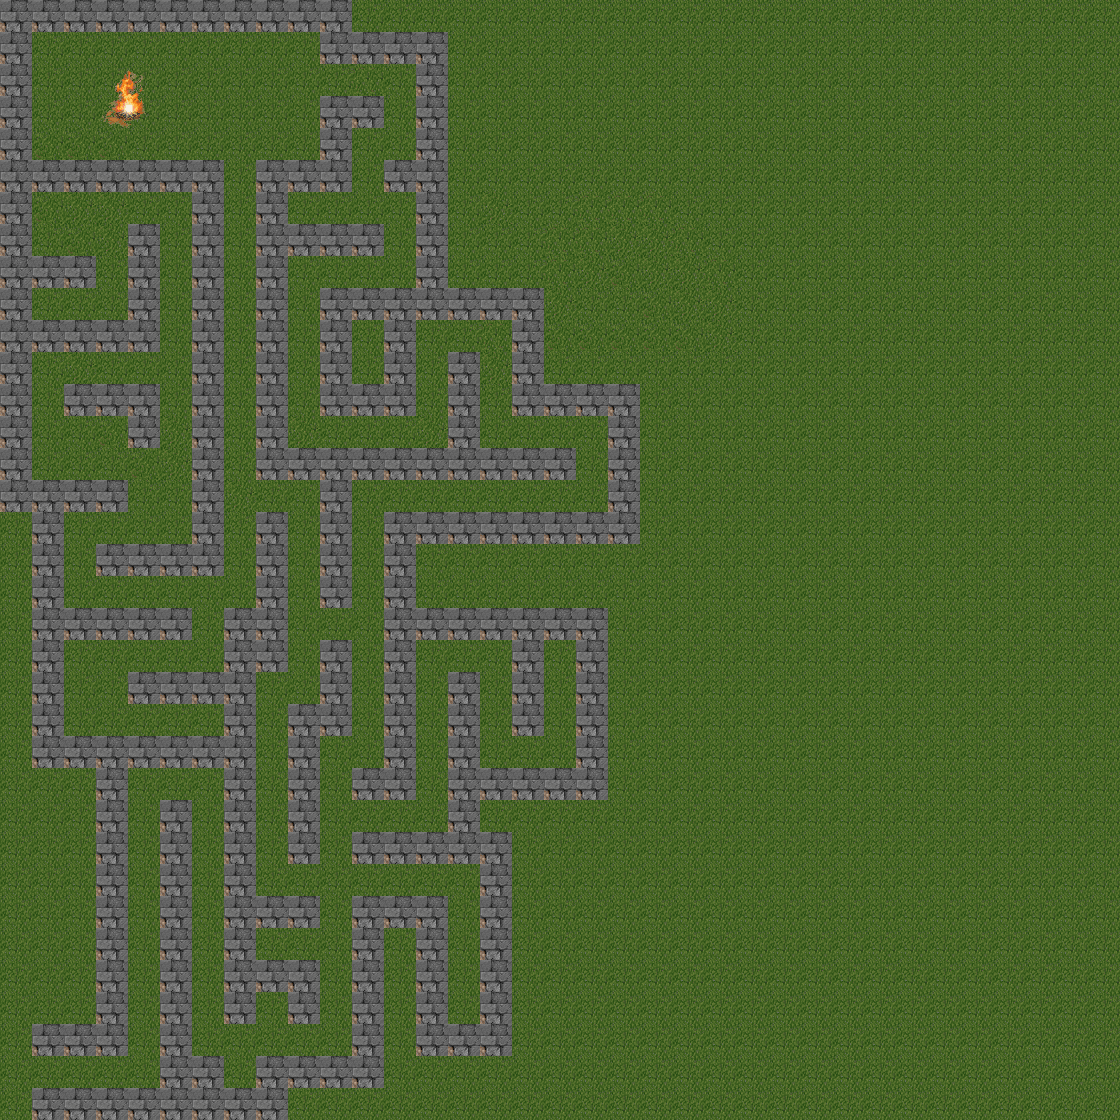

A 2D game scene composited from a Tiled map and its tileset images. What follows is a short description and the map's XML, with every tile layer's data as written:
An orthogonal 35x35 tile map with 32x32 px tiles, 2 tile layers (Ground, Walls).

<map version="1.2" tiledversion="1.2.1" orientation="orthogonal" renderorder="right-down" width="35" height="35" tilewidth="32" tileheight="32" infinite="0" nextlayerid="5" nextobjectid="1">
 <tileset firstgid="1" source="Tileset.tsx" />
 <layer id="1" name="Ground" width="35" height="35">
  <data encoding="csv">
79,79,79,79,79,79,79,79,79,79,79,79,79,79,79,79,79,79,79,79,79,79,79,79,79,79,79,79,79,79,79,79,79,79,79,
79,79,79,79,79,79,79,79,79,79,79,79,79,79,79,79,79,79,79,79,79,79,79,79,79,79,79,79,79,79,79,79,79,79,79,
79,79,79,79,79,79,79,79,79,79,79,79,79,79,79,79,79,79,79,79,79,79,79,79,79,79,79,79,79,79,79,79,79,79,79,
79,79,79,79,79,79,79,79,79,79,79,79,79,79,79,79,79,79,79,79,79,79,79,79,79,79,79,79,79,79,79,79,79,79,79,
79,95,95,95,79,79,79,79,79,79,79,79,79,79,79,79,79,79,79,79,79,79,79,79,79,79,79,79,79,79,79,79,79,79,79,
79,95,96,80,95,79,79,79,79,79,79,79,79,79,79,79,79,79,79,79,79,79,79,79,79,79,79,79,79,79,79,79,79,79,79,
79,95,96,96,79,79,79,79,79,79,79,79,79,79,79,96,79,79,80,80,80,79,79,79,79,79,79,79,79,79,79,79,79,79,79,
79,79,95,96,96,79,79,79,79,79,79,79,79,79,79,79,79,80,80,96,96,80,79,79,79,79,79,79,79,79,79,79,79,79,79,
79,79,79,79,79,79,79,79,79,79,79,79,79,79,79,79,79,80,96,95,96,96,80,79,79,79,79,79,79,79,79,79,79,79,79,
79,79,79,79,79,79,79,79,79,79,79,79,79,79,79,79,80,96,79,79,95,96,96,79,79,79,79,79,79,79,79,79,79,79,79,
79,79,96,80,79,79,79,79,79,79,79,79,79,79,79,80,96,95,95,95,95,95,96,79,79,79,79,79,79,79,79,79,79,79,79,
79,79,96,79,79,79,79,79,79,79,79,79,79,79,79,96,79,79,79,79,79,79,79,79,79,79,79,79,79,79,79,79,79,79,79,
79,79,95,79,79,79,79,79,79,79,79,79,79,79,79,79,79,79,79,79,79,79,79,79,79,79,79,79,79,79,79,79,79,79,79,
79,79,79,95,96,96,80,79,79,96,79,79,79,96,79,79,79,79,79,79,79,79,79,79,79,79,79,79,79,79,79,79,79,79,79,
79,79,79,79,95,96,79,79,79,79,79,79,79,79,79,79,79,79,79,79,79,79,79,79,79,79,79,79,79,79,79,79,79,79,79,
79,79,79,79,79,79,79,96,79,79,79,79,79,79,79,79,79,79,79,79,79,79,79,79,79,79,79,79,79,79,79,79,79,79,79,
79,79,79,79,79,79,79,79,79,79,79,79,79,79,79,79,79,79,79,79,79,79,79,79,79,79,79,79,79,79,79,79,79,79,79,
79,79,79,79,79,79,79,79,79,79,79,79,79,79,79,79,79,79,79,79,79,79,79,79,79,79,79,79,79,79,79,79,79,79,79,
79,79,79,79,79,79,79,79,79,79,79,79,79,79,79,79,79,79,79,79,79,79,79,79,79,79,79,79,79,79,79,79,79,79,79,
79,79,79,79,79,79,79,79,79,79,79,79,79,79,79,79,79,79,79,79,79,79,79,79,79,79,79,79,79,79,79,79,79,79,79,
79,79,79,79,79,79,79,79,79,79,79,79,79,79,79,79,79,79,79,79,79,79,79,79,79,79,79,79,79,79,79,79,79,79,79,
79,79,79,79,79,79,79,79,79,79,79,79,79,79,79,79,79,79,79,79,79,79,79,79,79,79,79,79,79,79,79,79,79,79,79,
79,79,79,79,79,79,79,79,79,79,79,79,79,79,79,79,79,79,79,79,79,79,79,79,79,79,79,79,79,79,79,79,79,79,79,
79,79,79,79,79,79,79,79,79,79,79,79,79,79,79,79,79,79,79,79,79,79,79,79,79,79,79,79,79,79,79,79,79,79,79,
79,79,79,79,79,79,79,79,79,79,79,79,79,79,79,79,79,79,79,79,79,79,79,79,79,79,79,79,79,79,79,79,79,79,79,
79,79,79,79,79,79,79,79,79,79,79,79,79,79,79,79,79,79,79,79,79,79,79,79,79,79,79,79,79,79,79,79,79,79,79,
79,79,79,79,79,79,79,79,79,79,79,79,79,79,79,79,79,79,79,79,79,79,79,79,79,79,79,79,79,79,79,79,79,79,79,
79,79,79,79,79,79,79,79,79,79,79,79,79,79,79,79,79,79,79,79,79,79,79,79,79,79,79,79,79,79,79,79,79,79,79,
79,79,79,79,79,79,79,79,79,79,79,79,79,79,79,79,79,79,79,79,79,79,79,79,79,79,79,79,79,79,79,79,79,79,79,
79,79,79,79,79,79,79,79,79,79,79,79,79,79,79,79,79,79,79,79,79,79,79,79,79,79,79,79,79,79,79,79,79,79,79,
79,79,79,79,79,79,79,79,79,79,79,79,79,79,79,79,79,79,79,79,79,79,79,79,79,79,79,79,79,79,79,79,79,79,79,
79,79,79,79,79,79,79,79,79,79,79,79,79,79,79,79,79,79,79,79,79,79,79,79,79,79,79,79,79,79,79,79,79,79,79,
79,79,79,79,79,79,79,79,79,79,79,79,79,79,79,79,79,79,79,79,79,79,79,79,79,79,79,79,79,79,79,79,79,79,79,
79,79,79,79,79,79,79,79,79,79,79,79,79,79,79,79,79,79,79,79,79,79,79,79,79,79,79,79,79,79,79,79,79,79,79,
79,79,79,79,79,79,79,79,79,79,79,79,79,79,79,79,79,79,79,79,79,79,79,79,79,79,79,79,79,79,79,79,79,79,79
</data>
 </layer>
 <layer id="3" name="Walls" width="35" height="35">
  <data encoding="csv">
63,63,63,63,63,63,63,63,63,63,63,0,0,0,0,0,0,0,0,0,0,0,0,0,0,0,0,0,0,0,0,0,0,0,0,
63,0,0,0,0,0,0,0,0,0,63,63,63,63,0,0,0,0,0,0,0,0,0,0,0,0,0,0,0,0,0,0,0,0,0,
63,0,0,117,118,0,0,0,0,0,79,80,0,63,0,0,0,0,0,0,0,0,0,0,0,0,0,0,0,0,0,0,0,0,0,
63,0,0,133,134,0,0,0,0,0,63,63,0,63,0,0,0,0,0,0,0,0,0,0,0,0,0,0,0,0,0,0,0,0,0,
63,0,0,0,0,0,0,0,0,0,63,0,0,63,0,0,0,0,0,0,0,0,0,0,0,0,0,0,0,0,0,0,0,0,0,
63,63,63,63,63,63,63,0,63,63,63,0,63,63,0,0,0,0,0,0,0,0,0,0,0,0,0,0,0,0,0,0,0,0,0,
63,0,0,0,0,0,63,0,63,0,0,0,0,63,0,0,0,0,0,0,0,0,0,0,0,0,0,0,0,0,0,0,0,0,0,
63,0,0,0,63,0,63,0,63,63,63,63,0,63,0,0,0,0,0,0,0,0,0,0,0,0,0,0,0,0,0,0,0,0,0,
63,63,63,79,63,0,63,0,63,0,0,0,0,63,0,0,0,0,0,0,0,0,0,0,0,0,0,0,0,0,0,0,0,0,0,
63,0,0,0,63,0,63,0,63,0,63,63,63,63,63,63,63,0,0,0,0,0,0,0,0,0,0,0,0,0,0,0,0,0,0,
63,63,63,63,63,0,63,0,63,0,63,79,63,79,79,0,63,0,0,0,0,0,0,0,0,0,0,0,0,0,0,0,0,0,0,
63,0,0,0,0,0,63,0,63,0,63,0,63,0,63,0,63,0,0,0,0,0,0,0,0,0,0,0,0,0,0,0,0,0,0,
63,0,63,63,63,0,63,0,63,0,63,63,63,0,63,0,63,63,63,63,0,0,0,0,0,0,0,0,0,0,0,0,0,0,0,
63,0,0,0,63,0,63,0,63,0,0,0,0,0,63,0,0,0,0,63,0,0,0,0,0,0,0,0,0,0,0,0,0,0,0,
63,0,0,0,0,0,63,0,63,63,63,63,63,63,63,63,63,63,0,63,0,0,0,0,0,0,0,0,0,0,0,0,0,0,0,
63,63,63,63,0,0,63,0,0,0,63,0,0,0,0,0,0,0,0,63,0,0,0,0,0,0,0,0,0,0,0,0,0,0,0,
0,63,0,0,0,0,63,0,63,0,63,0,63,63,63,63,63,63,63,63,0,0,0,0,0,0,0,0,0,0,0,0,0,0,0,
0,63,0,63,63,63,63,0,63,0,63,0,63,0,0,0,0,0,0,0,0,0,0,0,0,0,0,0,0,0,0,0,0,0,0,
0,63,0,0,0,0,0,0,63,0,63,0,63,0,0,0,0,0,0,0,0,0,0,0,0,0,0,0,0,0,0,0,0,0,0,
0,63,63,63,63,63,0,63,63,0,0,0,63,63,63,63,63,63,63,0,0,0,0,0,0,0,0,0,0,0,0,0,0,0,0,
0,63,0,0,0,0,0,63,63,0,63,0,63,0,0,0,63,0,63,0,0,0,0,0,0,0,0,0,0,0,0,0,0,0,0,
0,63,0,0,63,63,63,63,0,0,63,0,63,0,63,0,63,0,63,0,0,0,0,0,0,0,0,0,0,0,0,0,0,0,0,
0,63,0,0,0,0,0,63,0,63,63,0,63,0,63,0,63,0,63,0,0,0,0,0,0,0,0,0,0,0,0,0,0,0,0,
0,63,63,63,63,63,63,63,0,63,0,0,63,0,63,0,0,0,63,0,0,0,0,0,0,0,0,0,0,0,0,0,0,0,0,
0,0,0,63,0,0,0,63,0,63,0,63,63,0,63,63,63,63,63,0,0,0,0,0,0,0,0,0,0,0,0,0,0,0,0,
0,0,0,63,0,63,0,63,0,63,0,0,0,0,63,0,0,0,0,0,0,0,0,0,0,0,0,0,0,0,0,0,0,0,0,
0,0,0,63,0,63,0,63,0,63,0,63,63,63,63,63,0,0,0,0,0,0,0,0,0,0,0,0,0,0,0,0,0,0,0,
0,0,0,63,0,63,0,63,0,0,0,0,0,0,0,63,0,0,0,0,0,0,0,0,0,0,0,0,0,0,0,0,0,0,0,
0,0,0,63,0,63,0,63,63,63,0,63,63,63,0,63,0,0,0,0,0,0,0,0,0,0,0,0,0,0,0,0,0,0,0,
0,0,0,63,0,63,0,63,0,0,0,63,0,63,0,63,0,0,0,0,0,0,0,0,0,0,0,0,0,0,0,0,0,0,0,
0,0,0,63,0,63,0,63,63,63,0,63,0,63,0,63,0,0,0,0,0,0,0,0,0,0,0,0,0,0,0,0,0,0,0,
0,0,0,63,0,63,0,63,0,63,0,63,0,63,0,63,0,0,0,0,0,0,0,0,0,0,0,0,0,0,0,0,0,0,0,
0,63,63,63,0,63,0,0,0,0,0,63,0,63,63,63,0,0,0,0,0,0,0,0,0,0,0,0,0,0,0,0,0,0,0,
0,0,0,0,0,63,63,0,63,63,63,63,0,0,0,0,0,0,0,0,0,0,0,0,0,0,0,0,0,0,0,0,0,0,0,
0,63,63,63,63,63,63,63,63,0,0,0,0,0,0,0,0,0,0,0,0,0,0,0,0,0,0,0,0,0,0,0,0,0,0
</data>
 </layer>
</map>
